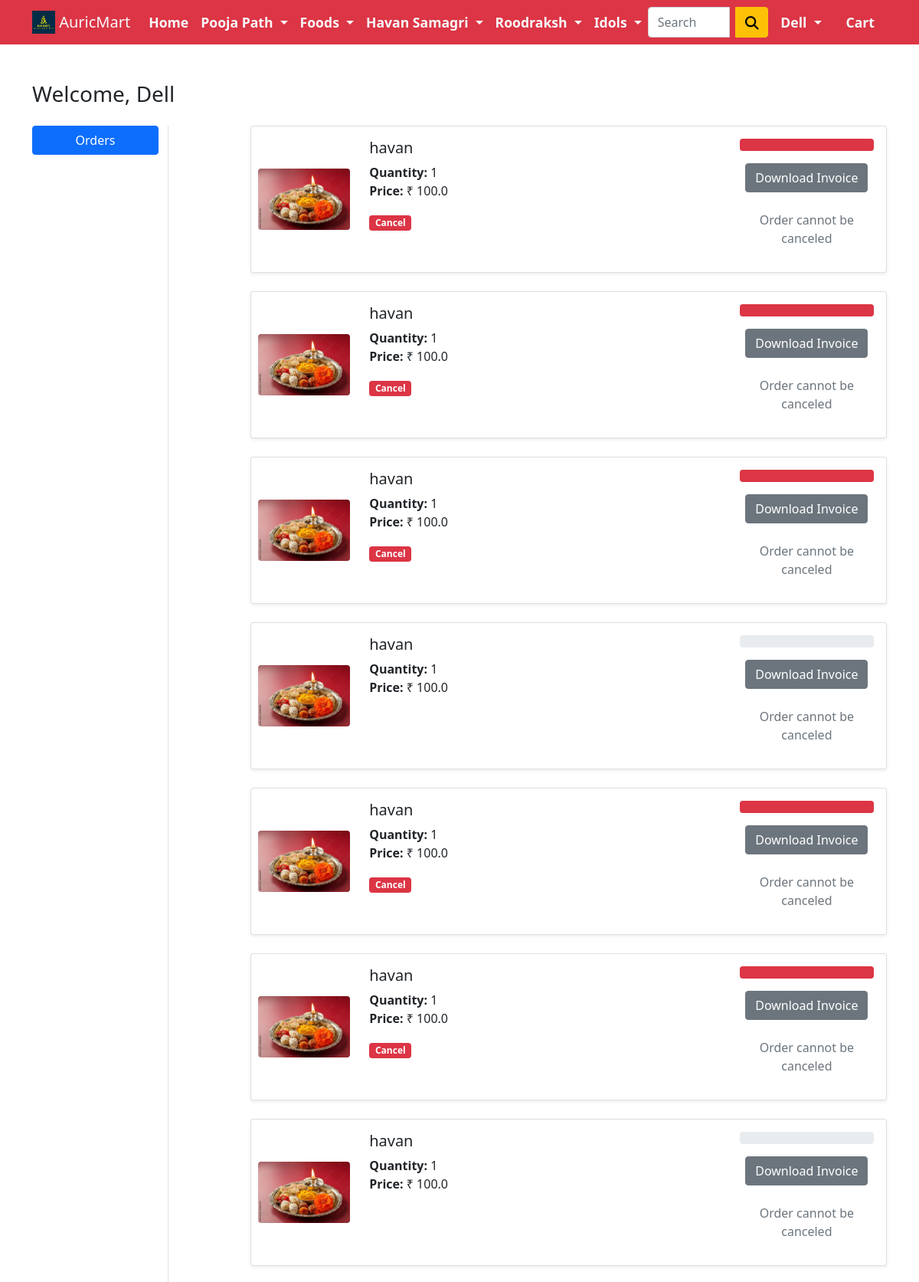
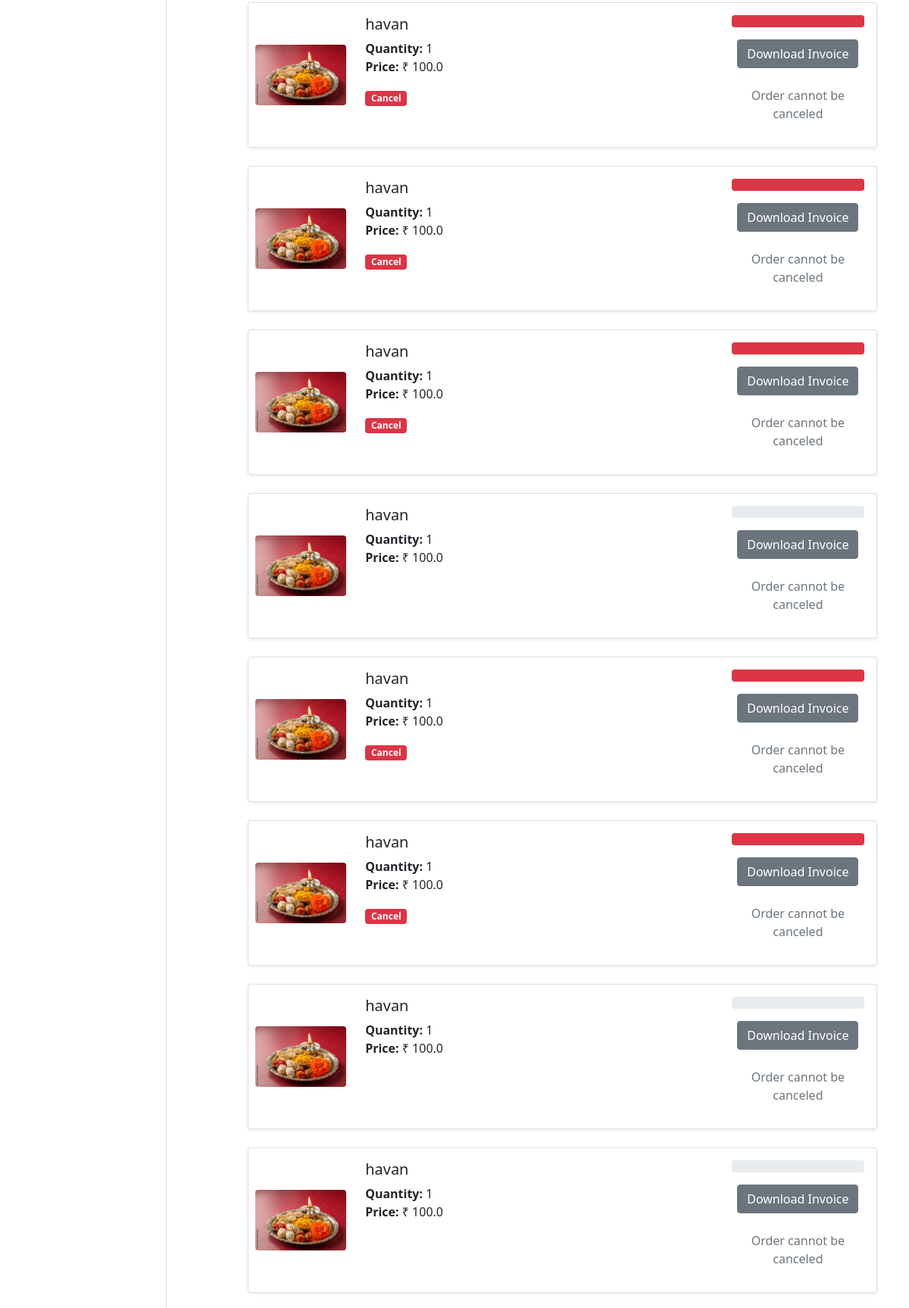
Screenshot of /orders/ (signed in, upper part) with the database file from the repository (2 pictures, top to bottom).
### app/models.py (models this page shows, shortened)
class OrderPlaced(models.Model):
    user = models.ForeignKey(User, on_delete=models.CASCADE, null=True)
    customer = models.ForeignKey(Customer, on_delete=models.CASCADE, null=True)
    razorpay_order_id = models.CharField(max_length=100, blank=True, null=True)  # Add this field
    product = models.ForeignKey(Product, on_delete=models.CASCADE, null=True)
    quantity = models.PositiveIntegerField(default=1, null=True)
    ordered_date = models.DateTimeField(auto_now_add=True, null=True)
    status = models.CharField(max_length=50, choices=STATUS_CHOICES, default='pending', null=True)
    razorpay_order_id = models.CharField(max_length=100, blank=True, null=True)
    name = models.CharField(max_length=255, default='default_name', null=True)
    created_at = models.DateTimeField(auto_now_add=True)
    @property
    def total_cost(self):
        return self.quantity * (self.product.discounted_price or 0)

class Product(models.Model):
    title = models.CharField(max_length=100, null=True)
    selling_price = models.FloatField(null=True)
    discounted_price = models.FloatField(null=True)
    description = models.TextField(null=True)
    brand = models.CharField(max_length=100, null=True)
    category = models.CharField(choices=CATEGORY_CHOICES, max_length=2, null=True)
    FAQ = models.TextField(null=True)
    Product_Analysis = models.URLField(null=True)
    product_image = models.ImageField(upload_to='product_images', null=True)
    created_at = models.DateTimeField(auto_now_add=True, null=True)
    updated_at = models.DateTimeField(auto_now=True, null=True)

### app/views.py (the view)
# urls.py: path('orders/', views.orders, name='orders'),
@login_required
def orders(request):
    op=OrderPlaced.objects.filter(user=request.user).order_by('-created_at')
    return render(request, 'app/orders.html', {'order_placed':op})

### app/templates/app/orders.html (shortened to what this page needs)
{% extends 'app/base.html' %}
{% load static %}
{% block main-content %}
<div class="container my-5">
    <h3 class="mb-4">Welcome, <span class="text-capitalize">{{ request.user }}</span></h3>
    <div class="row">
        <div class="col-sm-2 border-end">
            <ul class="list-unstyled">
                <li class="d-grid">
                    <a href="{% url 'orders' %}" class="btn btn-primary mb-2">Orders</a>
                </li>
            </ul>
        </div>
        <div class="col-sm-9 offset-sm-1">
            {% if order_placed %}
                {% for op in order_placed %}
                    <div class="card mb-4 shadow-sm">
                        <div class="row g-0">
                            <div class="col-md-2 d-flex align-items-center justify-content-center">
                                {% if op.product.product_image %}
                                    <img src="{{ op.product.product_image.url }}" alt="{{ op.product.title }}" class="img-fluid rounded" height="120" width="120">
                                {% else %}
                                    <img src="{% static 'path/to/default/image.jpg' %}" alt="Default Image" class="img-fluid rounded" height="120" width="120">
                                {% endif %}
                            </div>
                            <div class="col-md-7">
                                <div class="card-body">
                                    <h5 class="card-title">{{ op.product.title }}</h5>
                                    <p class="card-text">
                                        <strong>Quantity:</strong> {{ op.quantity }}<br>
                                        <strong>Price:</strong> ₹ {{ op.total_cost }}
                                    </p>
                                    <p class="card-text">
                                        <span class="badge
                                            {% if op.status == 'Accepted' %} bg-primary
                                            {% elif op.status == 'Packed' %} bg-info
                                            {% elif op.status == 'On The Way' %} bg-warning
                                            {% elif op.status == 'Delivered' %} bg-success
                                            {% elif op.status == 'Cancel' %} bg-danger
                                            {% endif %}
                                        ">
                                            {{ op.status }}
                                        </span>
                                    </p>
                                </div>
                            </div>
                            <div class="col-md-3 text-center">
                                <div class="card-body">
                                    <div class="progress mb-3">
                                        {% if op.status == 'Accepted' %}
                                            <div class="progress-bar bg-primary" role="progressbar" style="width: 20%;" aria-valuenow="20" aria-valuemin="0" aria-valuemax="100"></div>
                                        {% elif op.status == 'Packed' %}
                                            <div class="progress-bar bg-info" role="progressbar" style="width: 40%;" aria-valuenow="40" aria-valuemin="0" aria-valuemax="100"></div>
                                        {% elif op.status == 'On The Way' %}
                                            <div class="progress-bar bg-warning" role="progressbar" style="width: 70%;" aria-valuenow="70" aria-valuemin="0" aria-valuemax="100"></div>
                                        {% elif op.status == 'Delivered' %}
                                            <div class="progress-bar bg-success" role="progressbar" style="width: 100%;" aria-valuenow="100" aria-valuemin="0" aria-valuemax="100"></div>
                                        {% elif op.status == 'Cancel' %}
                                            <div class="progress-bar bg-danger" role="progressbar" style="width: 100%;" aria-valuenow="100" aria-valuemin="0" aria-valuemax="100"></div>
                                        {% endif %}
                                    </div>
                                    <a href="{% url 'generate_invoice' op.id %}" class="btn btn-secondary mb-2">Download Invoice</a>
                                    {% if op.status == 'Accepted' or op.status == 'Packed' or op.status == 'On The Way' %}
                                        <form method="post" action="{% url 'cancel_order' op.id %}">
                                            {% csrf_token %}
                                            <button type="submit" class="btn btn-danger">Cancel Order</button>
                                        </form>
                                    {% else %}
                                        <p class="text-muted mt-3">Order cannot be canceled</p>
                                    {% endif %}
                                </div>
                            </div>
                        </div>
                    </div>
                {% endfor %}
            {% else %}
                <p>No orders found.</p>
            {% endif %}
        </div>
    </div>
</div>
{% endblock main-content %}

### app/templates/app/base.html (shortened to what this page needs)
<!doctype html>
{% load static %}
<html lang="en">
  <head>
    <link href="https://cdn.jsdelivr.net/npm/bootstrap@5.0.0-beta1/dist/css/bootstrap.min.css" rel="stylesheet">
    <link rel="stylesheet" href="{% static 'app/css/owl.carousel.min.css' %}">
    <link rel="stylesheet" href="{% static 'app/css/all.min.css' %}">
    <link rel="stylesheet" href="{% static 'app/css/style.css' %}">
  </head>
  <body>
    <nav class="navbar navbar-expand-lg navbar-dark bg-danger">
  <div class="container">
    <a class="navbar-brand text-light" href="/">
      <img src="{% static 'app/images/logo.jpg' %}" alt="AuricMart Logo" style="width: 30px; height: 30px;" class="d-inline-block align-top">
      AuricMart
    </a>
    <div class="collapse navbar-collapse" id="navbarSupportedContent">
      <ul class="navbar-nav me-auto mb-2 mb-lg-0">
        <li class="nav-item">
          <a class="nav-link text-light active" aria-current="page" href="/">Home</a>
        </li>
        <li class="nav-item dropdown">
          <a class="nav-link text-light dropdown-toggle" href="#" id="electronicsDropdown" role="button" data-bs-toggle="dropdown" aria-expanded="false">
            Pooja Path
          </a>
        </li>
        <li class="nav-item dropdown">
          <a class="nav-link text-light dropdown-toggle" href="" id="fashionDropdown" role="button" data-bs-toggle="dropdown" aria-expanded="false">
            Foods
          </a>
        </li>
        <li class="nav-item dropdown">
          <a class="nav-link text-light dropdown-toggle" href="" id="fashionDropdown" role="button" data-bs-toggle="dropdown" aria-expanded="false">
            Havan Samagri
          </a>
        </li>
        <li class="nav-item dropdown">
          <a class="nav-link text-light dropdown-toggle" href="" id="fashionDropdown" role="button" data-bs-toggle="dropdown" aria-expanded="false">
            Roodraksh
          </a>
        </li>
        <li class="nav-item dropdown">
          <a class="nav-link text-light dropdown-toggle" href="" id="fashionDropdown" role="button" data-bs-toggle="dropdown" aria-expanded="false">
            Idols
          </a>
        </li>
      </ul>
      <form class="d-flex" action="{% url 'search' %}" method="get">
        <div class="input-group">
          <input class="form-control me-2" type="search" name="q" placeholder="Search" aria-label="Search">
          <button class="btn btn-warning" type="submit">
            <i class="fas fa-search"></i>
          </button>
        </div>
      </form>
      <div>
        <ul class="navbar-nav me-auto mb-2 mb-lg-0">
          {% if request.user.is_authenticated %}
            <li class="nav-item dropdown mx-2">
              <a class="nav-link text-light dropdown-toggle" href="#" id="profileDropdown" role="button" data-bs-toggle="dropdown" aria-expanded="false">
                {{ request.user.username|capfirst }}
              </a>
            </li>
            <li class="nav-item mx-2">
              <a href="{% url 'showcart' %}" class="nav-link text-light"> Cart</a>
            </li>
          {% endif %}
        </ul>
      </div>
    </div>
  </div>
</nav>
    {% block main-content %} {% endblock main-content %}
  </body>
</html>

### app/templates/app/base.html (style rules this page uses)
#navbarSupportedContent .navbar-nav .nav-link { font-size: 1.1em; font-weight: bold; }
#navbarSupportedContent .btn-warning { font-size: 1.1em; font-weight: bold; }

### rows the page displays
OrderPlaced: product.product_image (picture), product "havan", quantity "1", total_cost "100.0", status "Cancel", shows "Order cannot be canceled"
OrderPlaced: product.product_image (picture), product "havan", quantity "1", total_cost "100.0", status "Cancel", shows "Order cannot be canceled"
OrderPlaced: product.product_image (picture), product "havan", quantity "1", total_cost "100.0", status "Cancel", shows "Order cannot be canceled"
OrderPlaced: product.product_image (picture), product "havan", quantity "1", total_cost "100.0", status "Order cannot be canceled"
OrderPlaced: product.product_image (picture), product "havan", quantity "1", total_cost "100.0", status "Cancel", shows "Order cannot be canceled"
OrderPlaced: product.product_image (picture), product "havan", quantity "1", total_cost "100.0", status "Cancel", shows "Order cannot be canceled"
OrderPlaced: product.product_image (picture), product "havan", quantity "1", total_cost "100.0", status "Order cannot be canceled"
OrderPlaced: product.product_image (picture), product "havan", quantity "1", total_cost "100.0", status "Cancel", shows "Order cannot be canceled"
OrderPlaced: product.product_image (picture), product "havan", quantity "1", total_cost "100.0", status "Cancel", shows "Order cannot be canceled"
OrderPlaced: product.product_image (picture), product "havan", quantity "1", total_cost "100.0", status "Cancel", shows "Order cannot be canceled"
OrderPlaced: product.product_image (picture), product "havan", quantity "1", total_cost "100.0", status "Order cannot be canceled"
OrderPlaced: product.product_image (picture), product "havan", quantity "1", total_cost "100.0", status "Cancel", shows "Order cannot be canceled"
OrderPlaced: product.product_image (picture), product "havan", quantity "1", total_cost "100.0", status "Cancel", shows "Order cannot be canceled"
OrderPlaced: product.product_image (picture), product "havan", quantity "1", total_cost "100.0", status "Order cannot be canceled"
OrderPlaced: product.product_image (picture), product "havan", quantity "1", total_cost "100.0", status "Order cannot be canceled"

### other values shown
{{ request.user.username|capfirst }} "Dell"
{{ request.user }} "Dell"
